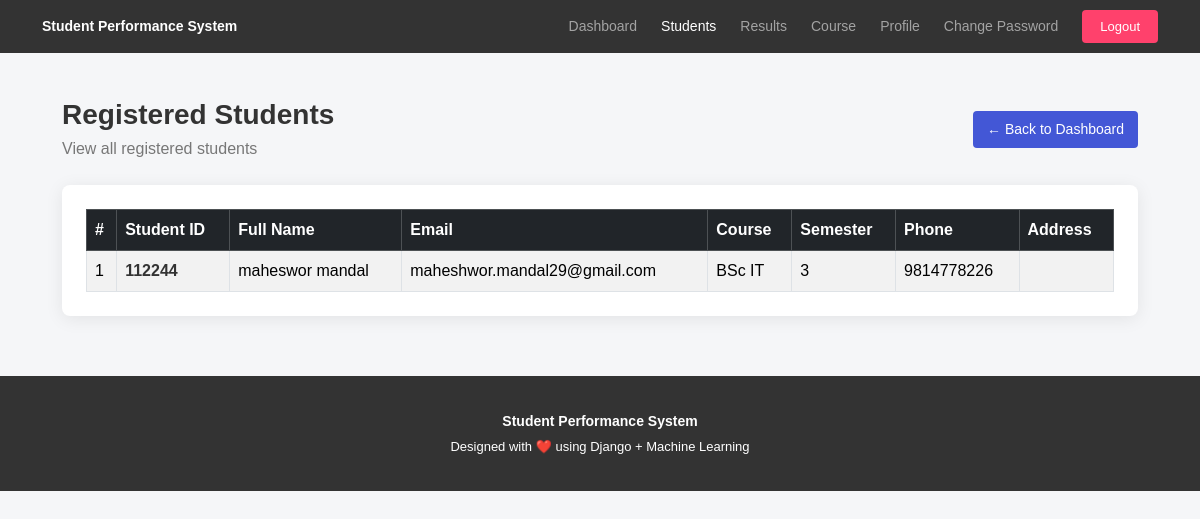
Screenshot of /prediction/students/ (signed in) with the database file from the repository.
### prediction/models.py (models this page shows, shortened)
class Student(models.Model):
    COURSE_CHOICES = [
        ("BSc IT", "BSc IT"),
        ("BBA", "BBA"),
        ("BHM", "BHM"),
        ("BBS", "BBS"),
        ("BA", "Bachelor of Arts"),
        ("B.Tech", "Bachelor of Technology"),
        ("M.Tech", "Master of Technology"),
        ("MA", "Master of Arts"),
    ]
    user = models.OneToOneField(
        User,
        on_delete=models.CASCADE,
        null=True,
        blank=True
    )
    student_id = models.CharField(max_length=30, unique=True)
    full_name = models.CharField(max_length=100)
    email = models.EmailField(unique=True)
    course = models.CharField(
        max_length=50,
        choices=COURSE_CHOICES
    )
    semester = models.IntegerField()
    phone = models.CharField(max_length=20, blank=True)
    address = models.TextField(blank=True)
    date_of_birth = models.DateField(null=True, blank=True)

### prediction/views.py (the view)
# urls.py: path("", views.students, name="students"),
@login_required
def students(request):
    students_list = Student.objects.all().order_by(
        "student_id"
    )
    return render(
        request,
        "student.html",
        {
            "students": students_list
        }
    )

### templates/student.html (shortened to what this page needs)
<!DOCTYPE html>
<html lang="en">
<head>
    <link
        href="https://cdn.jsdelivr.net/npm/bootstrap@5.3.3/dist/css/bootstrap.min.css"
        rel="stylesheet"
    >
</head>
<body>
<nav class="navbar navbar-expand-lg navbar-dark navbar-custom">
    <div class="container">
        <a
            class="navbar-brand"
            href="{% url 'dashboard' %}"
        >
            Student Performance System
        </a>
        <div
            class="collapse navbar-collapse"
            id="navbarMenu"
        >
            <ul
                class="navbar-nav ms-auto align-items-lg-center"
            >
                <li class="nav-item">
                    <a
                        class="nav-link"
                        href="{% url 'dashboard' %}"
                    >
                        Dashboard
                    </a>
                </li>
                <li class="nav-item">
                    <a
                        class="nav-link active"
                        href="{% url 'students' %}"
                    >
                        Students
                    </a>
                </li>
                <li class="nav-item">
                    <a
                        class="nav-link"
                        href="{% url 'history' %}"
                    >
                        Results
                    </a>
                </li>
                <li class="nav-item">
                    <a
                        class="nav-link"
                        href="{% url 'course' %}"
                    >
                        Course
                    </a>
                </li>
                <li class="nav-item">
                    <a
                        class="nav-link"
                        href="{% url 'profile' %}"
                    >
                        Profile
                    </a>
                </li>
                <li class="nav-item">
                    <a
                        class="nav-link"
                        href="{% url 'change_password' %}"
                    >
                        Change Password
                    </a>
                </li>
                <li class="nav-item ms-lg-3">
                    <form
                        method="post"
                        action="{% url 'logout' %}"
                    >
                        <button
                            type="submit"
                            class="logout-btn"
                        >
                            Logout
                        </button>
                    </form>
                </li>
            </ul>
        </div>
    </div>
</nav>
<div class="container page-container">
    <div
        class="d-flex
               justify-content-between
               align-items-center
               mb-4
               flex-wrap"
    >
        <div>
            <h2 class="page-title">
                Registered Students
            </h2>
            <p class="page-subtitle">
                View all registered students
            </p>
        </div>
        <div class="mt-3 mt-md-0">
            <a
                href="{% url 'dashboard' %}"
                class="back-btn"
            >
                ← Back to Dashboard
            </a>
        </div>
    </div>
    <div class="card student-card">
        <div class="card-body p-4">
            <div class="table-responsive">
                <table
                    class="table
                           table-bordered
                           table-striped
                           table-hover
                           align-middle"
                >
                    <thead class="table-dark">
                        <tr>
                            <th>
                                #
                            </th>
                            <th>
                                Student ID
                            </th>
                            <th>
                                Full Name
                            </th>
                            <th>
                                Email
                            </th>
                            <th>
                                Course
                            </th>
                            <th>
                                Semester
                            </th>
                            <th>
                                Phone
                            </th>
                            <th>
                                Address
                            </th>
                        </tr>
                    </thead>
                    <tbody>
                    {% for student in students %}
                        <tr>
                            <td>
                                {{ forloop.counter }}
                            </td>
                            <td>
                                <span class="student-id">
                                    {{ student.student_id }}
                                </span>
                            </td>
                            <td>
                                {{ student.full_name }}
                            </td>
                            <td>
                                {{ student.email }}
                            </td>
                            <td>
                                {{ student.course }}
                            </td>
                            <td>
                                {{ student.semester }}
                            </td>
                            <td>
                                {{ student.phone }}
                            </td>
                            <td>
                            </td>
                        </tr>
                    {% endfor %}
                    </tbody>
                </table>
            </div>
        </div>
    </div>
</div>
<footer class="footer">
    <div class="footer-title">
        Student Performance System
    </div>
    <div class="footer-text">
        Designed with ❤️ using Django + Machine Learning
    </div>
</footer>
</body>
</html>

### templates/student.html (style rules this page uses)
body { background-color: #f5f6f8; font-family: Arial, sans-serif; margin: 0; padding: 0; }
.navbar-custom { background-color: #333333; }
.navbar-brand { font-weight: bold; font-size: 14px; }
.navbar-nav .nav-link { font-size: 14px; margin-left: 8px; }
.logout-btn { background-color: #ff416c; border: none; color: white; padding: 7px 18px; border-radius: 4px; font-size: 13px; }
.page-container { max-width: 1100px; margin: 45px auto; }
.page-title { font-size: 28px; font-weight: 600; color: #333333; margin-bottom: 5px; }
.page-subtitle { color: #777777; margin-bottom: 0; }
.student-card { background-color: white; border: none; border-radius: 8px; box-shadow: 0 3px 18px rgba(0, 0, 0, 0.08); }
.table { margin-bottom: 0; }
.table th { white-space: nowrap; vertical-align: middle; }
.table td { vertical-align: middle; }
.student-id { font-weight: bold; color: #333333; }
.back-btn { background-color: #4357d6; color: white; border: none; padding: 8px 14px; border-radius: 4px; text-decoration: none; display: inline-block; font-size: 14px; }
.footer { background-color: #333333; color: white; margin-top: 60px; padding: 35px 20px; text-align: center; }
.footer-title { font-weight: bold; font-size: 14px; }
.footer-text { font-size: 13px; margin-top: 5px; }

### rows the page displays
Student: student_id "112244", full_name "maheswor mandal", email "maheshwor.mandal29@gmail.com", course "BSc IT", semester "3", phone "9814778226"
